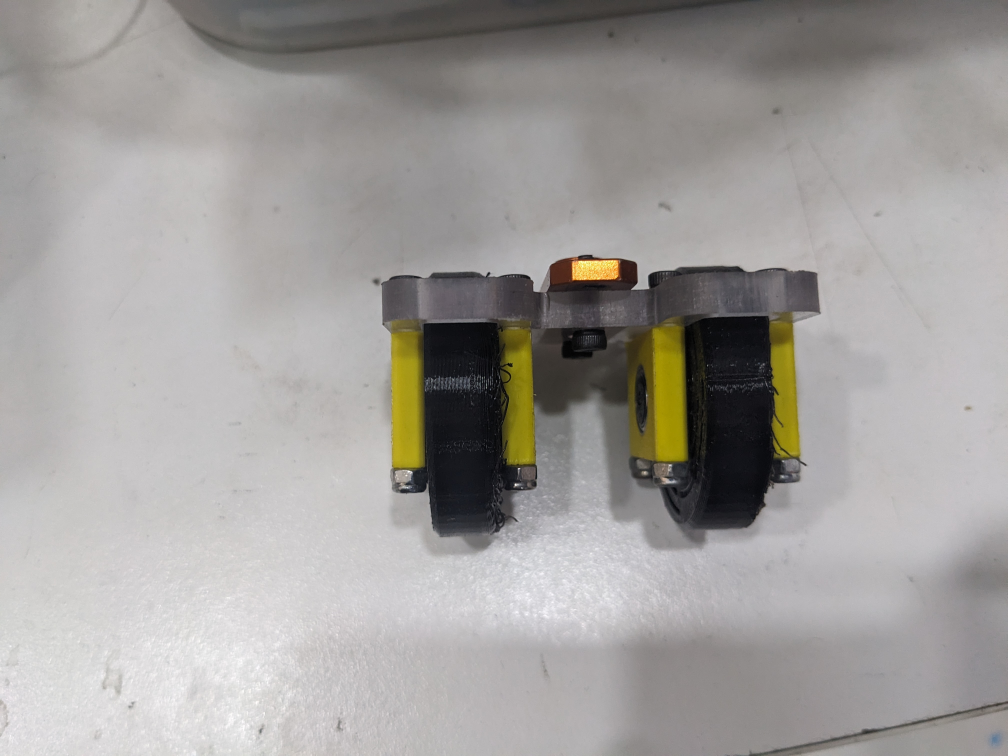
#> input picture Bot-Photos/steering-front.jpg, 4032 x 3024 px (shown at 1/4 size); its folder holds only this picture in this run
$ python -i vision_pipeline_new.py   (imports and definitions only)
#> lines starting #> are read from the running program, lines starting #| are printed output that depends on the picture; after the words box and inside, x2 and y2 are one past the last pixel; in counts of white or black regions, pixels touching at a corner belong together
#> further down, picture is the input picture: shape (3024, 4032, 3); mean B, G, R 155.1, 157.7, 160.5
"""
vision_pipeline.py
------------------
All OpenCV / colour-detection logic for WRO 2025 Obstacle Challenge.
Import into the main file; never run directly.

Usage:
    from vision_pipeline import VisionPipeline, FrameSmoother

ROI Layout (640x360 frame)
--------------------------
Detection only runs on the frame slice from y=100 downward (_GLOBAL_Y_OFFSET).
The main_blocks zone uses an irregular polygon (not a rectangle) to exclude
a trapezoidal dead zone at the bottom-centre of the frame -- this prevents
false positives from close-up floor content directly ahead of the robot.

    x=0          x=250  x=390       x=640
     |              |      |             |
y=100+--------------------------------------------+  <- detection starts
     |                                             |
     |           MAIN BLOCKS ROI                  |  (red / green / magenta)
     |                                             |
y=295|              +------+                       |  <- notch top (platform)
     |             /        \\                      |
y=360+------------/          \\---------------------+  <- frame bottom
     x=180                   x=460

     +--------- dead zone (notch) ----------------+
       blocks here are too close / on
       the floor and should be ignored
"""

from __future__ import annotations

import os
import time
from collections import deque
from typing import Dict, List, Optional, Tuple

import cv2
import numpy as np

# ─────────────────────────────────────────────────────────────────────────────
# TUNABLE CONSTANTS
# Edit values here only — never scatter magic numbers through the rest of the
# code.  All coordinates are in full-frame pixels (origin = top-left of the
# 640×360 image).
# ─────────────────────────────────────────────────────────────────────────────

USE_LAB = False  # False → HSV detection (faster, good indoors)
# True  → LAB detection (more lighting-robust)

FRAME_WIDTH = 640
FRAME_HEIGHT = 360
FRAME_MIDPOINT_X = FRAME_WIDTH // 2
SMOOTH_N = 0  # majority-vote window for FrameSmoother

# ── HSV colour ranges ─────────────────────────────────────────────────────────
# Format: np.array([H, S, V]).  H ∈ [0,180], S/V ∈ [0,255] in OpenCV HSV.
# Red wraps around H=0/180, so two ranges are ORed together.
HSV_RANGES = {
    'LOWER_RED_1':   np.array([ 11,  43,  55]),  'UPPER_RED_1':   np.array([  8, 218, 224]),
    'LOWER_RED_2':   np.array([170,  43,  55]),  'UPPER_RED_2':   np.array([180, 218, 224]),
    'LOWER_GREEN':   np.array([ 29,  65,  15]),  'UPPER_GREEN':   np.array([ 98, 252, 197]),
    'LOWER_BLACK':   np.array([  0,   0,  15]),  'UPPER_BLACK':   np.array([134,  79, 116]),
    'LOWER_ORANGE':  np.array([  8,  41, 174]),  'UPPER_ORANGE':  np.array([ 17, 170, 255]),
    'LOWER_MAGENTA': np.array([157, 138,  62]),  'UPPER_MAGENTA': np.array([169, 210, 255]),
    'LOWER_BLUE':    np.array([ 89,  28,  45]),  'UPPER_BLUE':    np.array([134, 194, 220]),
}

LAB_RANGES = {
    'LOWER_RED_1':   np.array([ 11,  43,  55]),  'UPPER_RED_1':   np.array([  8, 218, 224]),
    'LOWER_RED_2':   np.array([170,  43,  55]),  'UPPER_RED_2':   np.array([180, 218, 224]),
    'LOWER_GREEN':   np.array([ 29,  65,  15]),  'UPPER_GREEN':   np.array([ 98, 252, 197]),
    'LOWER_BLACK':   np.array([  0,   0,  15]),  'UPPER_BLACK':   np.array([134,  79, 116]),
    'LOWER_ORANGE':  np.array([  8,  41, 174]),  'UPPER_ORANGE':  np.array([ 17, 170, 255]),
    'LOWER_MAGENTA': np.array([157, 138,  62]),  'UPPER_MAGENTA': np.array([169, 210, 255]),
    'LOWER_BLUE':    np.array([ 89,  28,  45]),  'UPPER_BLUE':    np.array([134, 194, 220]),
}

# ── Rectangular ROI zones ─────────────────────────────────────────────────────
# Format: (x, y, width, height) in full-frame pixels.
# These are used for walls, the floor line strip, and close-range blocks.
# The main_blocks zone is a POLYGON — see MAIN_BLOCKS_POLY below.
ROI = {
    "wall_left": (0, 160, 135, 150),
    "wall_right": (505, 160, 135, 150),
    "wall_inner_left": (0, 285, 100, 100),
    "wall_inner_right": (505, 285, 135, 100),
    "line": (150, 280, 60, 20),#(250, 220, 155, 20),
    "line_2": (430, 280, 60, 20),
    "close_block": (250, 100, 140, 40),
    "close_black": (250, 170, 140, 40),
    "parking_wall": (250, 100, 140, 40),
    "last_wall": (280, 50, 80, 20),
    "last_wall_2": (260, 70, 80, 20),

}

# ── Polygonal ROI for main block detection ────────────────────────────────────
# All coordinates are in FRAME-SLICE space (y values have _GLOBAL_Y_OFFSET
# already subtracted, because the polygon mask is applied to frame_slice).
#
# Shape: full-width rectangle with a trapezoidal notch cut from the bottom
# centre.  The notch excludes the area directly in front of the robot where
# floor content / very-close blocks cause false detections.
#
#   Slice coords (y = frame_y − 100):
#
#   (0,0) ──────────────────────────────── (640,0)
#     │                                        │
#     │           detection zone               │
#     │                                        │
#   (0,260) ─── (180,260)          (460,260) ── (640,260)
#                        \        /
#                    (250,195)──(390,195)
#                         notch top
#
# To adjust the notch:
#   • x=180 / x=460  →  width of notch at the bottom (wider = more excluded)
#   • x=250 / x=390  →  width of the raised platform (narrower = steeper walls)
#   • y=195           →  height of the notch (lower value = taller notch)
MAIN_BLOCKS_POLY = np.array(
    [
        [  0,   0],   # ① top-left
        [640,   0],   # ② top-right
        [640, 360],   # ③ bottom-right
        [425, 360],   # ④ notch: bottom-right corner
        [425, 250],   # ⑤ notch: top-right corner
        [215, 250],   # ⑥ notch: top-left corner
        [215, 360],   # ⑦ notch: bottom-left corner
        [  0, 360],   # ⑧ bottom-left
    ],
    dtype=np.int32,
)

# ── Minimum contour areas ─────────────────────────────────────────────────────
# Contours smaller than these thresholds are discarded as noise.
MIN_AREA = {
    "wall": 800 ,  # black wall segments
    "block": 800,  # red / green blocks in main zone
    "close_block": 100,  # blocks in close_block zone (larger apparent size)
    "magenta": 500,  # magenta parking marker
    "line": 100,  # floor line strip (very thin ROI → small area)
    "LastWall": 10,
    "LastWall2": 100,
    "parkWall" : 100

}

# ── Draw colours (BGR) ───────────────────────────────────────────────────────
COLORS = {
    "red": (0, 0, 255),
    "green": (0, 255, 0),
    "orange": (0, 165, 255),
    "blue": (255, 0, 0),
    "black": (255, 255, 255),
    "magenta": (255, 0, 255),
    "roi": (255, 255, 0),
    "text": (255, 255, 255),
}

# ── Global detection Y bounds ─────────────────────────────────────────────────
# Detection only runs on frame[_GLOBAL_Y_OFFSET : _GLOBAL_Y_END, :].
# Anything above y=100 is ignored (sky / top of arena wall with no useful info).
_GLOBAL_Y_OFFSET = 10
_GLOBAL_Y_END = FRAME_HEIGHT  # 360 for 640×360


# ─────────────────────────────────────────────────────────────────────────────
# MORPHOLOGY KERNEL  (shared — matches hsv_calibrate_all.py exactly)
# ─────────────────────────────────────────────────────────────────────────────

_MORPH_KERNEL = cv2.getStructuringElement(cv2.MORPH_ELLIPSE, (5, 5))


# ─────────────────────────────────────────────────────────────────────────────
# FRAME SMOOTHER
# ─────────────────────────────────────────────────────────────────────────────


class FrameSmoother:
    """
    Majority-vote temporal smoother over the last N frames per colour.

    Prevents single-frame flickers from triggering downstream logic.
    update() returns True only if more than half of the buffered frames
    reported a detection for that colour name.
    """

    def __init__(self, n: int) -> None:
        self.n = max(1, n)
        self._buf: Dict[str, deque] = {}

    # [5 lines left out: function update, not called in this run]


# ─────────────────────────────────────────────────────────────────────────────
# VISION PIPELINE
# ─────────────────────────────────────────────────────────────────────────────


class VisionPipeline:
    """
    Full colour-detection pipeline for one camera frame.

    Encapsulates:
        detect()        — run all colour masks, return structured detections
        annotate()      — draw bounding boxes, labels, and debug overlay
        find_biggest()  — largest contour above min_area
        find_all_above() — all contours above min_area
        convert_frame() — BGR → HSV or LAB
        red_mask()      — dual-range red mask (handles H-channel wrap)
        open_camera()   — scan indices 0-5, configure and return VideoCapture

    Typical usage inside Live_Feed:
        pipeline   = VisionPipeline(USE_LAB)
        detections = pipeline.detect(frame)
        annotated  = pipeline.annotate(frame, detections, USE_LAB, fps)
        cap        = pipeline.open_camera()
    """

    def __init__(self, use_lab: bool = USE_LAB) -> None:
#> called with use_lab = False
        self.use_lab = use_lab
        self.color_ranges = LAB_RANGES if use_lab else HSV_RANGES

        # Unpack colour bounds to instance attributes for fast lookup
        r = self.color_ranges
        self.LOWER_RED_1 = r["LOWER_RED_1"]
        self.UPPER_RED_1 = r["UPPER_RED_1"]
        self.LOWER_RED_2 = r["LOWER_RED_2"]
        self.UPPER_RED_2 = r["UPPER_RED_2"]
        self.LOWER_GREEN = r["LOWER_GREEN"]
        self.UPPER_GREEN = r["UPPER_GREEN"]
        self.LOWER_BLACK = r["LOWER_BLACK"]
        self.UPPER_BLACK = r["UPPER_BLACK"]
        self.LOWER_ORANGE = r["LOWER_ORANGE"]
        self.UPPER_ORANGE = r["UPPER_ORANGE"]
        self.LOWER_MAGENTA = r["LOWER_MAGENTA"]
        self.UPPER_MAGENTA = r["UPPER_MAGENTA"]
        self.LOWER_BLUE = r["LOWER_BLUE"]
        self.UPPER_BLUE = r["UPPER_BLUE"]

        # Pre-build the polygon mask at init time so detect() doesn't allocate
        # a new array every frame.  Shape is (slice_height, FRAME_WIDTH).
        slice_h = _GLOBAL_Y_END - _GLOBAL_Y_OFFSET  # 260 px
        self._main_poly_mask = np.zeros((slice_h, FRAME_WIDTH), dtype=np.uint8)
        cv2.fillPoly(self._main_poly_mask, [MAIN_BLOCKS_POLY], 255)
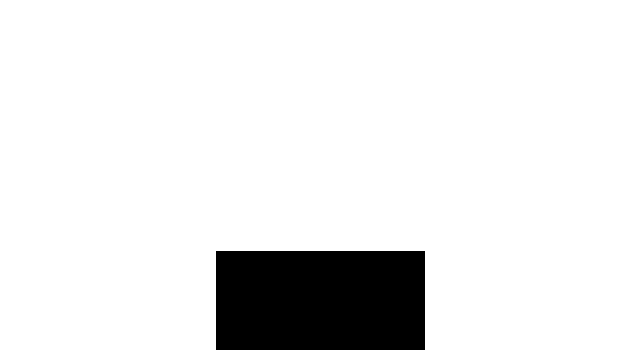
#> self._main_poly_mask: shape (350, 640); 90.8% white; 1 black region, box (x1, y1, x2, y2) and area: (216, 251, 425, 350) 20691

    # ── Colour-space helpers ──────────────────────────────────────────────────

    def convert_frame(self, frame: np.ndarray) -> np.ndarray:
        """Convert BGR frame to HSV or LAB depending on self.use_lab."""
        if self.use_lab:
            return cv2.cvtColor(frame, cv2.COLOR_BGR2Lab)
        return cv2.cvtColor(frame, cv2.COLOR_BGR2HSV)

    @staticmethod
    def _clean_mask(mask: np.ndarray) -> np.ndarray:
        """
        Apply the same open→close morphology used in hsv_calibrate_all.py
        so that detection matches exactly what the calibration preview shows.
            MORPH_OPEN  — removes small noise specks (erode then dilate)
            MORPH_CLOSE — fills small holes inside blobs (dilate then erode)
        """
        mask = cv2.morphologyEx(mask, cv2.MORPH_OPEN,  _MORPH_KERNEL, iterations=1)
        mask = cv2.morphologyEx(mask, cv2.MORPH_CLOSE, _MORPH_KERNEL, iterations=1)
        return mask


    def red_mask(self, converted_crop: np.ndarray) -> np.ndarray:
        """
        Build a binary red mask.

        In HSV, red wraps around H=0 so two inRange() calls are ORed.
        In LAB only the first range is used (update LAB_RANGES as needed).
        """
        m1 = cv2.inRange(converted_crop, self.LOWER_RED_1, self.UPPER_RED_1)
        if self.use_lab:
            return self._clean_mask(m1)
        m2 = cv2.inRange(converted_crop, self.LOWER_RED_2, self.UPPER_RED_2)
        return self._clean_mask(cv2.bitwise_or(m1, m2))

    # ── Contour helpers ───────────────────────────────────────────────────────

    # [44 lines left out: functions find_biggest, find_all_above, not called in this run]

    # ── Main detection pipeline ───────────────────────────────────────────────

    def detect(self, frame: np.ndarray) -> Dict[str, List[Dict]]:
        """
        Run the full detection pipeline on one (already-resized) BGR frame.

        Pipeline order
        ──────────────
        1. Main blocks  — red, green, magenta inside the polygon ROI
        2. Close blocks — same colours in the narrow close_block strip
        3. Floor lines  — orange and blue in the thin line strip
        4. Walls        — black in the four wall zones (red/green subtracted)
        5. Close black  — wall directly ahead in the close_black tripwire

        Post-filters
        ────────────
        • Red centroids with cx < 50 are discarded (extreme left edge noise)
        • Red detections within 200 px (x) / 130 px (y) of a magenta detection
          are discarded (magenta parking marker mis-classified as red)

        Returns
        ───────
        dict mapping colour name → list of detection dicts, each containing:
            contour  : np.ndarray  contour points in FULL-FRAME coordinates
            area     : float       contour area in px²
            centroid : (int, int)  (cx, cy) in full-frame coordinates
            label    : str         human-readable label + area for the overlay
            zone     : str         which ROI zone this detection came from
        """
        results = {
            k: [] for k in ("red", "green", "orange", "blue", "black", "magenta")
        }

        # ── Slice the frame to the active detection region ─────────────────
        # Everything above _GLOBAL_Y_OFFSET is skipped (no useful info there).
        G_Y0, G_Y1 = _GLOBAL_Y_OFFSET, _GLOBAL_Y_END
        frame_slice = frame[G_Y0:G_Y1, :]
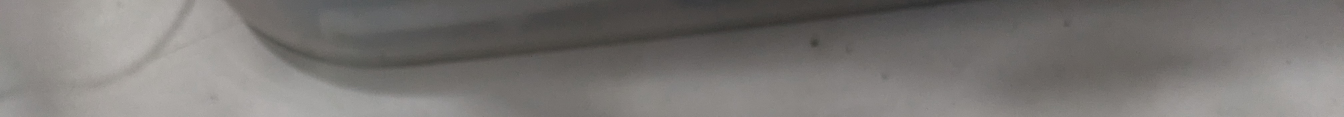
#> frame_slice: shape (350, 4032, 3) (shown at 1/3 size); mean B, G, R 116.2, 118.6, 121.8

        # Vertical Gaussian blur reduces horizontal stripe noise from lighting
        # without blurring left-right edges that define block boundaries.
        frame_slice = cv2.GaussianBlur(frame_slice, (1, 7), 0)

        # Convert to the working colour space once; reuse for all masks
        conv = self.convert_frame(frame_slice)
#> (the rest of the program and of its run is left out)
